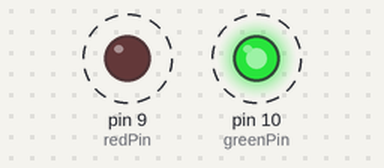
The sketch below on a simulated Arduino Uno, built with avr-gcc and run on an emulated ATmega328P. On the bench: output pins drawn as LEDs (lit = HIGH). Dashed ring = blinking.

Above: at 0.05 s.
Timing chart, 0 to 4.6 s (numbered marks = the images above):
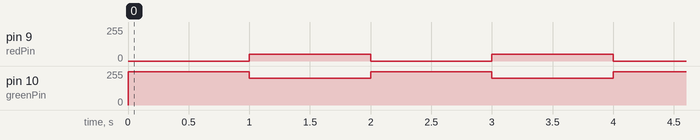

Measured:
- by itself, pin 9 (redPin): alternates 50/255 for 1.0 s and 0/255 for 1.0 s
- by itself, pin 10 (greenPin): alternates 250/255 for 1.0 s and 200/255 for 1.0 s

The sketch:

10D_IfStatements.ino
```cpp
int redPin = 9;
int greenPin = 10;
int x = 0;

void setup() {
  pinMode(redPin, OUTPUT);
  pinMode(greenPin, OUTPUT);
}

void loop() {
  if (x <= 250) {
    analogWrite(redPin, x);
    analogWrite(greenPin, 250 - x);
    delay(1000);
    x = x + 50;
  }

  if (x >= 0) {
    analogWrite(redPin, x);
    analogWrite(greenPin, 250 - x);
    delay(1000);
    x = x - 50;
  }
}
```
